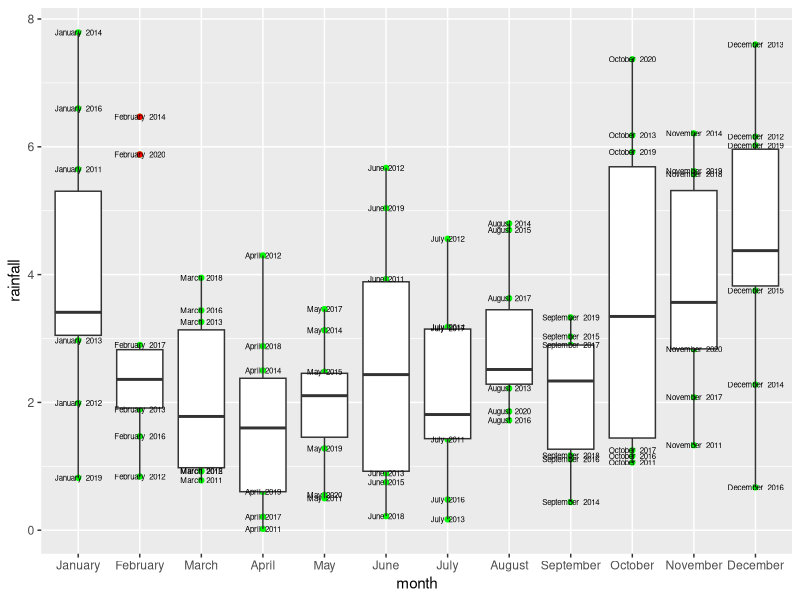
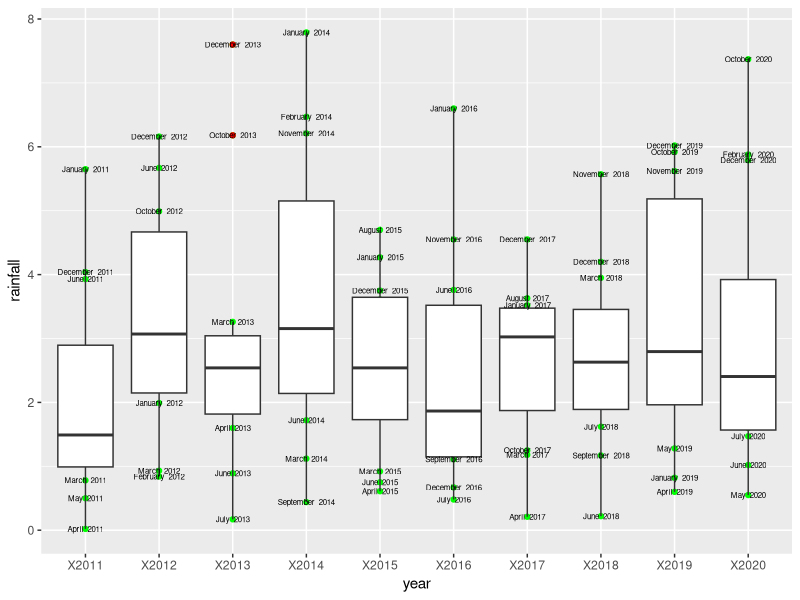
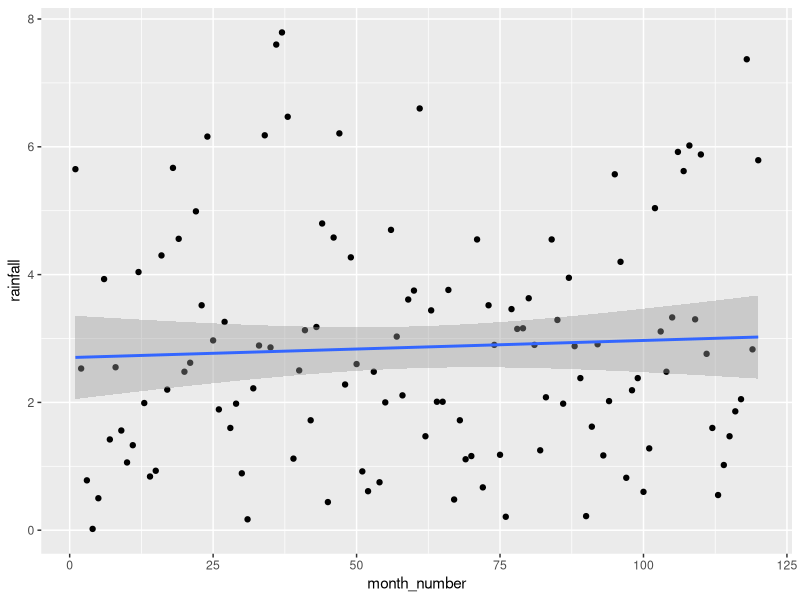

These figures' R source, in order:
library(tidyverse)
library(RColorBrewer)

##### FUNCTIONS
is_outlier <- function(x) {
  return(x < quantile(x, 0.25) - 1.5 * IQR(x) | x > quantile(x, 0.75) + 1.5 * IQR(x))
}

is_whisker <- function(x)
{
  return(x < quantile(x, 0.25) | x > quantile(x, 0.75))
}
##### MAIN

rawData <- read_csv("Raw_data.csv")

# Get months as factor ready for plotting
month <- factor(rawData$Year, levels = rawData$Year) # Column "Year" in rawData is actually month
# Substitute the "month" column for the mis-labelled "Year" column
tbl0 <- (as_tibble(data.frame(month, rawData[,2:11])) )

# Manipulate into long form and group by month ready for analysis by month
tbl1 <- (gather(tbl0, "year", "rainfall", 2:11)
        %>% group_by(month)
        %>% mutate(whisker = is_whisker(rainfall))
        %>% mutate(whisker_txt = ifelse(whisker, paste(month, sub("X", " ", year)), NA)))

# Boxplot of monthly rainfall over the decade
b1 <- ggplot(tbl1, aes(month, rainfall, group=month)) +
  geom_point(colour="green") +
  geom_boxplot(outlier.colour = "red") +
  geom_text(aes(x=month, label=whisker_txt),na.rm=TRUE, position = position_dodge(width=NULL),  size=2)
print(b1)

# Manipulate the data into long form and group by year ready for analysis by year
tbl2 <- (gather(tbl0, "year", "rainfall", 2:11)
         %>% group_by(year)
         %>% mutate(whisker = is_whisker(rainfall))
         %>% mutate(whisker_txt = ifelse(whisker, paste(month, sub("X", " ", year)), NA)))

# Boxplot of yearly rainfall over the decade
b2 <- ggplot(tbl2, aes(year, rainfall, group=year)) +
  geom_point(colour="green") +
  geom_boxplot(outlier.colour = "red") +
  geom_text(aes(x=year, label=whisker_txt),na.rm=TRUE, position = position_dodge(width=NULL),  size=2)
print(b2)

# Manipulate data into long form and generate a month number
# ready to plot monthly rainfall over the decade
tbl3 <- gather(tbl0, "year", "rainfall", 2:11) %>%  mutate(month_number = 1:n())

# Scatterplot with linear fit, negligible trend.
h <- ggplot(tbl3, aes(month_number, rainfall)) +
    geom_point() +
    geom_smooth(method = "lm")
print(h)






